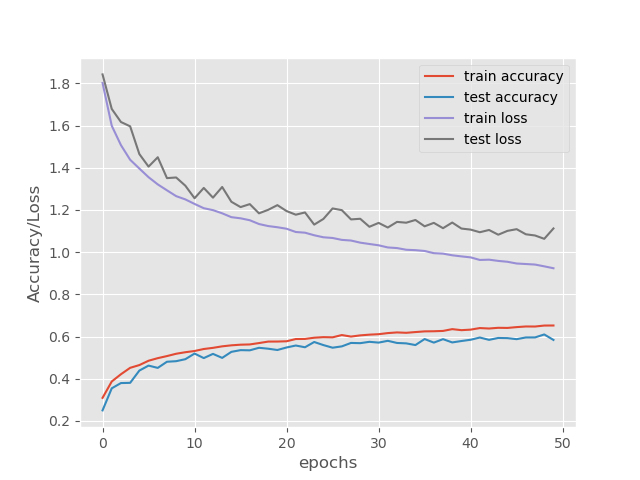

Python code for this plot:
import numpy as np
import pandas as pd
import tensorflow as tf 
from tensorflow.keras import layers, models
import matplotlib.pyplot as plt 
import os

train_path = "C:\\Users\\pouya\\Desktop\\emotion detection\\train"
test_path = "C:\\Users\\pouya\\Desktop\\emotion detection\\test"

datagen = tf.keras.preprocessing.image.ImageDataGenerator(rescale=1/255,
                                                          rotation_range = 10,
                                                          horizontal_flip=True,
                                                          width_shift_range=0.1,
                                                          height_shift_range=0.1,
                                                          fill_mode = 'nearest')

train = datagen.flow_from_directory(train_path, target_size=(48, 48), 
                                    class_mode="sparse", 
                                    color_mode="grayscale", 
                                    batch_size=64
                                    )
test = datagen.flow_from_directory(test_path, 
                                   target_size=(48, 48), 
                                   class_mode="sparse", 
                                   color_mode="grayscale", 
                                   batch_size=64
                                   )

net = models.Sequential([
                         layers.Conv2D(64, (3, 3), activation='relu', input_shape = (48, 48, 1)),
                         layers.BatchNormalization(),
                         layers.Conv2D(64, (3, 3), activation='relu'),
                         layers.BatchNormalization(),

                         layers.MaxPool2D(),

                         layers.Conv2D(128, (3, 3), activation='relu', input_shape = (48, 48, 1)),
                         layers.BatchNormalization(),
                         layers.Conv2D(128, (3, 3), activation='relu'),
                         layers.BatchNormalization(),

                         layers.MaxPool2D(),

                         layers.Flatten(),
                         layers.Dense(64, activation='relu'),
                         layers.BatchNormalization(),
                         layers.Dense(7, activation='softmax')
                         ])
net.summary()


net.compile(
            optimizer="sgd", 
            loss='sparse_categorical_crossentropy', 
            metrics=['accuracy']
           )

H = net.fit_generator(generator=train,
                      steps_per_epoch=28709//64,
                      epochs=50,
                      validation_data=test,
                      validation_steps=7178//64)

net.save("emotion_model.h5")

plt.style.use('ggplot')
plt.plot(H.history["accuracy"], label = 'train accuracy')
plt.plot(H.history["val_accuracy"], label = 'test accuracy')
plt.plot(H.history["loss"], label = 'train loss')
plt.plot(H.history["val_loss"], label = 'test loss')
plt.legend()
plt.xlabel('epochs')
plt.ylabel('Accuracy/Loss')
plt.show()
